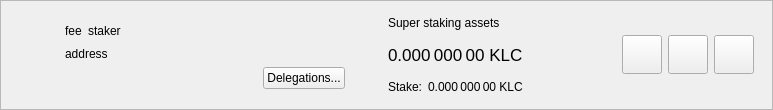
<?xml version="1.0" encoding="UTF-8"?>
<ui version="4.0">
 <class>SuperStakerItemWidget</class>
 <widget class="QWidget" name="SuperStakerItemWidget">
  <property name="geometry">
   <rect>
    <x>0</x>
    <y>0</y>
    <width>773</width>
    <height>110</height>
   </rect>
  </property>
  <property name="sizePolicy">
   <sizepolicy hsizetype="Preferred" vsizetype="Maximum">
    <horstretch>0</horstretch>
    <verstretch>0</verstretch>
   </sizepolicy>
  </property>
  <property name="windowTitle">
   <string>Form</string>
  </property>
  <layout class="QVBoxLayout" name="verticalLayout_2">
   <property name="spacing">
    <number>0</number>
   </property>
   <property name="leftMargin">
    <number>0</number>
   </property>
   <property name="topMargin">
    <number>0</number>
   </property>
   <property name="rightMargin">
    <number>0</number>
   </property>
   <property name="bottomMargin">
    <number>0</number>
   </property>
   <item>
    <widget class="QFrame" name="superStakerItemFrame">
     <property name="frameShape">
      <enum>QFrame::StyledPanel</enum>
     </property>
     <property name="frameShadow">
      <enum>QFrame::Raised</enum>
     </property>
     <layout class="QHBoxLayout" name="horizontalLayout">
      <property name="topMargin">
       <number>0</number>
      </property>
      <property name="bottomMargin">
       <number>0</number>
      </property>
      <item>
       <widget class="QLabel" name="superStakerLogo">
        <property name="sizePolicy">
         <sizepolicy hsizetype="Fixed" vsizetype="Fixed">
          <horstretch>0</horstretch>
          <verstretch>0</verstretch>
         </sizepolicy>
        </property>
        <property name="minimumSize">
         <size>
          <width>40</width>
          <height>40</height>
         </size>
        </property>
        <property name="alignment">
         <set>Qt::AlignCenter</set>
        </property>
       </widget>
      </item>
      <item>
       <widget class="QStackedWidget" name="stackedWidget">
        <property name="currentIndex">
         <number>0</number>
        </property>
        <widget class="QWidget" name="page">
         <layout class="QHBoxLayout" name="horizontalLayout_4">
          <item>
           <layout class="QHBoxLayout" name="horizontalLayout_3">
            <item>
             <layout class="QVBoxLayout" name="verticalLayout">
              <property name="rightMargin">
               <number>15</number>
              </property>
              <item>
               <spacer name="verticalSpacer_2">
                <property name="orientation">
                 <enum>Qt::Vertical</enum>
                </property>
                <property name="sizeHint" stdset="0">
                 <size>
                  <width>20</width>
                  <height>0</height>
                 </size>
                </property>
               </spacer>
              </item>
              <item alignment="Qt::AlignLeft">
               <widget class="QWidget" name="widgetSuperStaker" native="true">
                <property name="minimumSize">
                 <size>
                  <width>280</width>
                  <height>0</height>
                 </size>
                </property>
                <layout class="QHBoxLayout" name="horizontalLayout_2" stretch="0,0,1">
                 <property name="leftMargin">
                  <number>0</number>
                 </property>
                 <property name="topMargin">
                  <number>0</number>
                 </property>
                 <property name="rightMargin">
                  <number>0</number>
                 </property>
                 <property name="bottomMargin">
                  <number>0</number>
                 </property>
                 <item alignment="Qt::AlignLeft">
                  <widget class="QLabel" name="labelFee">
                   <property name="text">
                    <string>fee</string>
                   </property>
                   <property name="textInteractionFlags">
                    <set>Qt::LinksAccessibleByMouse|Qt::TextSelectableByMouse</set>
                   </property>
                  </widget>
                 </item>
                 <item alignment="Qt::AlignLeft">
                  <widget class="QLabel" name="labelStaker">
                   <property name="text">
                    <string>staker</string>
                   </property>
                   <property name="textInteractionFlags">
                    <set>Qt::LinksAccessibleByMouse|Qt::TextSelectableByMouse</set>
                   </property>
                  </widget>
                 </item>
                 <item>
                  <spacer name="horizontalSpacer">
                   <property name="orientation">
                    <enum>Qt::Horizontal</enum>
                   </property>
                   <property name="sizeType">
                    <enum>QSizePolicy::Minimum</enum>
                   </property>
                   <property name="sizeHint" stdset="0">
                    <size>
                     <width>0</width>
                     <height>20</height>
                    </size>
                   </property>
                  </spacer>
                 </item>
                </layout>
               </widget>
              </item>
              <item>
               <widget class="QLabel" name="labelAddress">
                <property name="text">
                 <string>address</string>
                </property>
                <property name="textInteractionFlags">
                 <set>Qt::LinksAccessibleByMouse|Qt::TextSelectableByMouse</set>
                </property>
               </widget>
              </item>
              <item alignment="Qt::AlignRight">
               <widget class="QPushButton" name="buttonDelegations">
                <property name="text">
                 <string>Delegations...</string>
                </property>
               </widget>
              </item>
              <item>
               <spacer name="verticalSpacer">
                <property name="orientation">
                 <enum>Qt::Vertical</enum>
                </property>
                <property name="sizeHint" stdset="0">
                 <size>
                  <width>20</width>
                  <height>0</height>
                 </size>
                </property>
               </spacer>
              </item>
             </layout>
            </item>
            <item>
             <widget class="QWidget" name="vLineAssets" native="true">
              <property name="sizePolicy">
               <sizepolicy hsizetype="Preferred" vsizetype="Preferred">
                <horstretch>0</horstretch>
                <verstretch>0</verstretch>
               </sizepolicy>
              </property>
              <property name="minimumSize">
               <size>
                <width>1</width>
                <height>0</height>
               </size>
              </property>
             </widget>
            </item>
            <item>
             <widget class="QWidget" name="widgetStakingAssets" native="true">
              <property name="sizePolicy">
               <sizepolicy hsizetype="Minimum" vsizetype="Preferred">
                <horstretch>0</horstretch>
                <verstretch>0</verstretch>
               </sizepolicy>
              </property>
              <layout class="QVBoxLayout" name="verticalLayout_3">
               <property name="leftMargin">
                <number>15</number>
               </property>
               <property name="topMargin">
                <number>0</number>
               </property>
               <property name="rightMargin">
                <number>15</number>
               </property>
               <property name="bottomMargin">
                <number>0</number>
               </property>
               <item>
                <widget class="QLabel" name="labelAssetsText">
                 <property name="text">
                  <string>Super staking assets</string>
                 </property>
                 <property name="alignment">
                  <set>Qt::AlignLeading|Qt::AlignLeft|Qt::AlignVCenter</set>
                 </property>
                </widget>
               </item>
               <item>
                <widget class="QLabel" name="labelAssets">
                 <property name="font">
                  <font>
                   <pointsize>13</pointsize>
                  </font>
                 </property>
                 <property name="cursor">
                  <cursorShape>IBeamCursor</cursorShape>
                 </property>
                 <property name="toolTip">
                  <string>Your current spendable balance</string>
                 </property>
                 <property name="text">
                  <string notr="true">0.000 000 00 KLC</string>
                 </property>
                 <property name="alignment">
                  <set>Qt::AlignLeading|Qt::AlignLeft|Qt::AlignVCenter</set>
                 </property>
                 <property name="textInteractionFlags">
                  <set>Qt::LinksAccessibleByMouse|Qt::TextSelectableByMouse</set>
                 </property>
                </widget>
               </item>
               <item>
                <layout class="QHBoxLayout" name="horizontalLayout_6">
                 <property name="spacing">
                  <number>6</number>
                 </property>
                 <item>
                  <widget class="QLabel" name="labelStakeText">
                   <property name="sizePolicy">
                    <sizepolicy hsizetype="Maximum" vsizetype="Preferred">
                     <horstretch>0</horstretch>
                     <verstretch>0</verstretch>
                    </sizepolicy>
                   </property>
                   <property name="text">
                    <string>Stake:</string>
                   </property>
                   <property name="alignment">
                    <set>Qt::AlignLeading|Qt::AlignLeft|Qt::AlignVCenter</set>
                   </property>
                  </widget>
                 </item>
                 <item>
                  <widget class="QLabel" name="labelStake">
                   <property name="text">
                    <string>0.000 000 00 KLC</string>
                   </property>
                   <property name="alignment">
                    <set>Qt::AlignLeading|Qt::AlignLeft|Qt::AlignVCenter</set>
                   </property>
                   <property name="textInteractionFlags">
                    <set>Qt::LinksAccessibleByMouse|Qt::TextSelectableByMouse</set>
                   </property>
                  </widget>
                 </item>
                 <item>
                  <spacer name="horizontalSpacer_4">
                   <property name="orientation">
                    <enum>Qt::Horizontal</enum>
                   </property>
                   <property name="sizeType">
                    <enum>QSizePolicy::Minimum</enum>
                   </property>
                   <property name="sizeHint" stdset="0">
                    <size>
                     <width>0</width>
                     <height>0</height>
                    </size>
                   </property>
                  </spacer>
                 </item>
                </layout>
               </item>
              </layout>
             </widget>
            </item>
            <item>
             <spacer name="horizontalSpacer_2">
              <property name="orientation">
               <enum>Qt::Horizontal</enum>
              </property>
              <property name="sizeHint" stdset="0">
               <size>
                <width>0</width>
                <height>20</height>
               </size>
              </property>
             </spacer>
            </item>
            <item>
             <widget class="QToolButton" name="buttonConfig">
              <property name="text">
               <string/>
              </property>
              <property name="iconSize">
               <size>
                <width>32</width>
                <height>32</height>
               </size>
              </property>
             </widget>
            </item>
            <item>
             <widget class="QToolButton" name="buttonSplit">
              <property name="text">
               <string/>
              </property>
              <property name="iconSize">
               <size>
                <width>32</width>
                <height>32</height>
               </size>
              </property>
             </widget>
            </item>
            <item>
             <widget class="QToolButton" name="buttonRemove">
              <property name="text">
               <string/>
              </property>
              <property name="iconSize">
               <size>
                <width>32</width>
                <height>32</height>
               </size>
              </property>
             </widget>
            </item>
           </layout>
          </item>
         </layout>
        </widget>
        <widget class="QWidget" name="page_2">
         <layout class="QHBoxLayout" name="horizontalLayout_5">
          <item>
           <widget class="QLabel" name="labelNewSuperStaker">
            <property name="text">
             <string>Add new super stakers</string>
            </property>
           </widget>
          </item>
          <item>
           <spacer name="horizontalSpacer_3">
            <property name="orientation">
             <enum>Qt::Horizontal</enum>
            </property>
            <property name="sizeHint" stdset="0">
             <size>
              <width>408</width>
              <height>20</height>
             </size>
            </property>
           </spacer>
          </item>
          <item>
           <widget class="QToolButton" name="buttonRestore">
            <property name="text">
             <string/>
            </property>
            <property name="iconSize">
             <size>
              <width>32</width>
              <height>32</height>
             </size>
            </property>
           </widget>
          </item>
          <item>
           <widget class="QToolButton" name="buttonAdd">
            <property name="text">
             <string/>
            </property>
            <property name="iconSize">
             <size>
              <width>32</width>
              <height>32</height>
             </size>
            </property>
           </widget>
          </item>
         </layout>
        </widget>
       </widget>
      </item>
     </layout>
    </widget>
   </item>
  </layout>
 </widget>
 <resources/>
 <connections/>
</ui>
